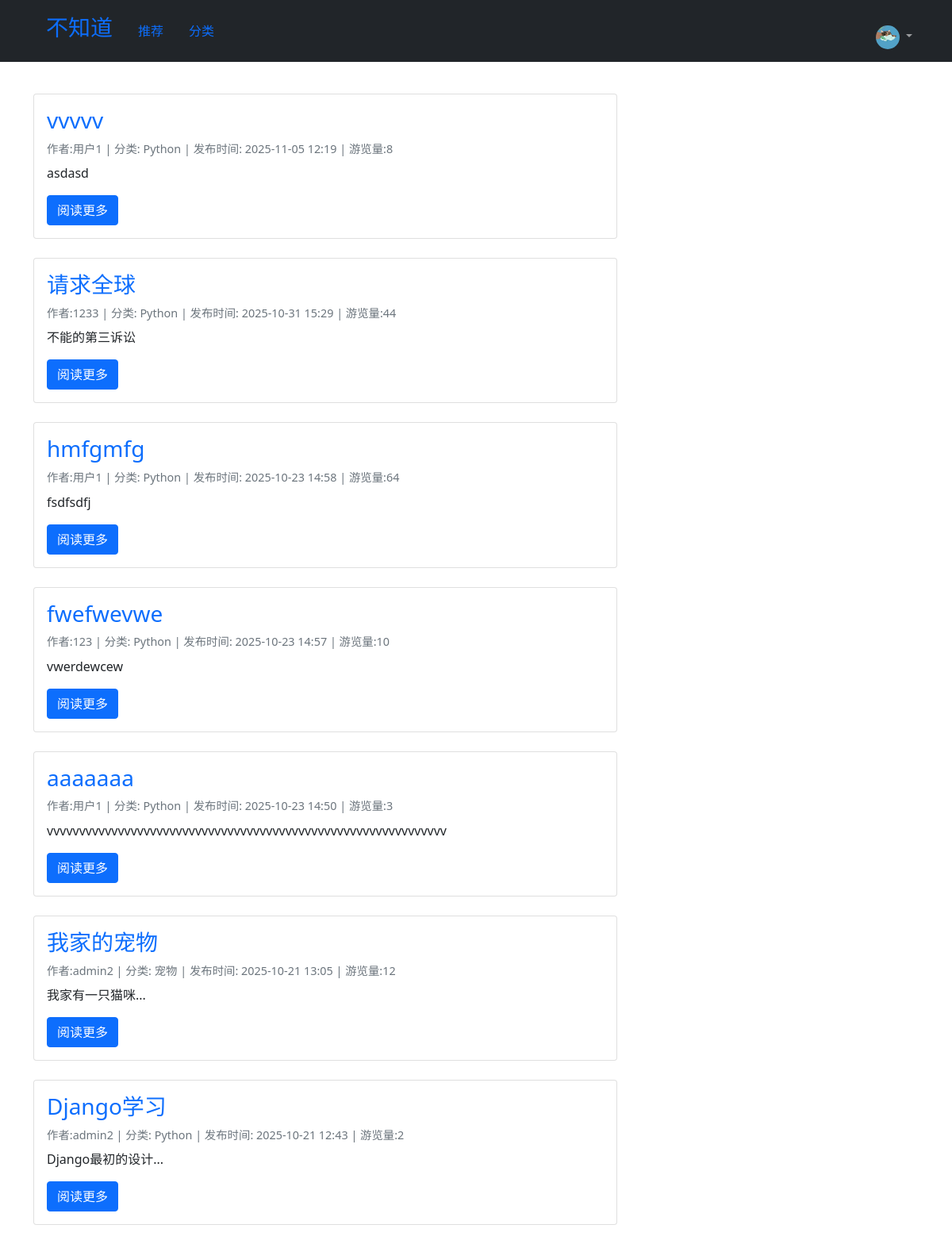
The page / (signed in) on the database its author committed.
### accounts/models.py (models this page shows, shortened)
class Profile(models.Model):
    user = models.OneToOneField(User,on_delete=models.CASCADE)
    avatar = models.ImageField(
        upload_to='avatars/',
        default='avatars/default.png',
        blank=True
    )
    bio = models.TextField(max_length=500,blank=True)
    updated_at = models.DateTimeField(auto_now=True)

### blog/models.py (models this page shows, shortened)
class Article(models.Model):
    title = models.CharField('标题',max_length=200)
    content = models.TextField('内容')
    excerpt = models.CharField('摘要',max_length=200,blank=True)
    author = models.ForeignKey(User,
                               on_delete=models.CASCADE,
                               verbose_name='作者'
                               )
    category = models.ForeignKey(Category,on_delete=models.CASCADE,verbose_name='分类')
    tags = models.ManyToManyField(Tag,blank=True,verbose_name='标签')
    created = models.DateTimeField('创建时间',auto_now_add=True)
    updated = models.DateTimeField('更新时间',auto_now=True)
    views = models.PositiveIntegerField('游览量',default=0)
    class Meta:
        verbose_name = '文章'
        verbose_name_plural = verbose_name
        ordering = ['-created']#按照创建时间倒叙排列

class Category(models.Model):
    name = models.CharField('分类',max_length=100,default='category')
    created = models.DateTimeField(auto_now_add=True)
    class Meta:
        verbose_name = '分类'#单数显示
        verbose_name_plural = verbose_name#复数显示

### blog/views.py (the view)
# urls.py: path('',views.ArticleListView.as_view(),name='article_list'),
class ArticleListView(generic.ListView):
    model = Article
    template_name = 'blog/article_list.html'
    context_object_name = "articles"
    paginate_by = 10
    def get_queryset(self):
        return Article.objects.all().select_related('author','category')

### blog/templates/blog/article_list.html (shortened to what this page needs)
{% extends 'blog/base.html' %}
{% block content %}
{% for article in articles %}
 <div class="card mb-4">
    <div class="card-body">
        <h3 class="card-title">
            <a href="{% url 'blog:article_detail' article.pk %}" class="text-decoration-none">
                {{ article.title }}
            </a>
        </h3>
        <div class="article-meta mb-2">
            <span>作者:{{article.author.username}}</span> |
            <span>分类: {{ article.category.name }}</span> |
            <span>发布时间: {{ article.created|date:"Y-m-d H:i" }}</span> |
            <span>游览量:{{article.views}}</span>
        </div>
        <p class="card-text">
            {% if article.excerpt %}
                {{ article.excerpt }}
            {% else %}
                {{ article.content|striptags|truncatechars:200 }}
            {% endif %}
        </p>
         <a href="{% url 'blog:article_detail' article.pk %}" class="btn btn-primary">阅读更多</a>
    </div>
 </div>
{% empty %}
<div class="alert alert-info">暂无文章</div>
{% endfor %}
{% endblock %}

### blog/templates/blog/base.html (shortened to what this page needs)
<!DOCTYPE html>
<html lang="zh-cn">
    <head>
        <link href="https://cdn.jsdelivr.net/npm/bootstrap@5.1.3/dist/css/bootstrap.min.css"rel="stylesheet">
    </head>
    <body>
         <nav class="navbar navbar-expand-lg navbar-dark bg-dark">
            <div class="container">
                <h3 class="nav-link">不知道</h3>
                <a class="nav-link" href="{% url 'blog:article_list' %}">推荐</a>
                <a class="nav-link">分类</h5>
                <div class = "navbar-nav ms-auto">
                    {% if user.is_authenticated %}
                    <div class="dropdown">
                        <a class="nav-link dropdown-toggle"
                            href="{% url 'accounts:homepage' user_id=user.id username=user.username %}"
                            role="button" data-bs-toggle="dropdown" onclick="handleAvatarClick(event)">
                            <img src="{{ user.profile.avatar.url }}"
                                alt="{{ user.username }}"
                                class="rounded-circle"
                                width="30"
                                height="30">
                        </a>
                    </div>
                    {% else %}
                        <a class="nav-link" href="{% url 'accounts:login' %}">登陆</a>
                        <a class="nav-link" href="{% url 'accounts:register' %}">注册</a>
                    {% endif %}
                </div>
            </div>
         </nav>
        <div class="container mt-4">
            <div class="row">
                <div class="col-md-8">
                    {% block content %}
                    {% endblock %}
                </div>
    </body>
</html>

### blog/templates/blog/base.html (style rules this page uses)
.article-meta { color: #6c757d; font-size: 0.9rem; }

### rows shown on the page
Article: title "vvvvv", author.username "用户1", category.name "Python", created "2025-11-05 12:19", views "8", excerpt "asdasd"
Article: title "请求全球", author.username "1233", category.name "Python", created "2025-10-31 15:29", views "44", content "不能的第三诉讼"
Article: title "hmfgmfg", author.username "用户1", category.name "Python", created "2025-10-23 14:58", views "64", content "fsdfsdfj"
Article: title "fwefwevwe", author.username "123", category.name "Python", created "2025-10-23 14:57", views "10", excerpt "vwerdewcew"
Article: title "aaaaaaa", author.username "用户1", category.name "Python", created "2025-10-23 14:50", views "3", content "vvvvvvvvvvvvvvvvvvvvvvvvvvvvvvvvvvvvvvvvvvvvvvvvvvvvvvvvvvvvvv"
Article: title "我家的宠物", author.username "admin2", category.name "宠物", created "2025-10-21 13:05", views "12", excerpt "我家有一只猫咪..."
Article: title "Django学习", author.username "admin2", category.name "Python", created "2025-10-21 12:43", views "2", excerpt "Django最初的设计..."
